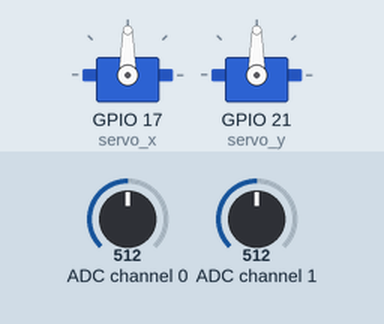
Bench run of a program on a simulated Raspberry Pi (BCM pin numbers). Shown: 2 × servo. Inputs (shaded band) come from the test bench; at power-on: ADC channel 0 = 512, ADC channel 1 = 512 (analog values on the 0–1023 scale). Servo angles are drawn from the pulse width (0.5 ms = 0°, 2.5 ms = 180°).

Above: at 1.2 s.
1.3 s: ADC channel 0 set to 716
At 2.0 s:
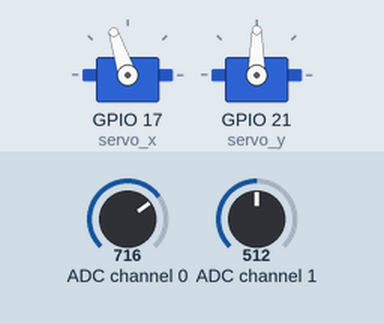
3.0 s: ADC channel 1 set to 716
At 4.2 s:
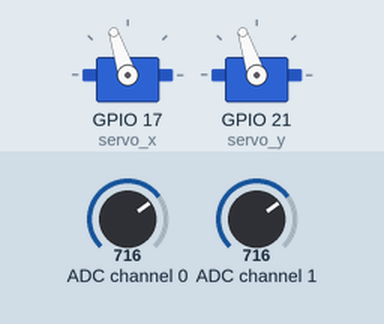
4.5 s: ADC channel 0 set to 900
At 5.5 s:
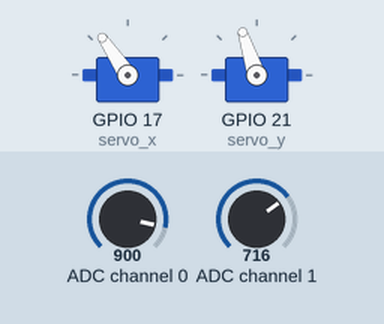
6.0 s: ADC channel 1 set to 900
At 6.7 s:
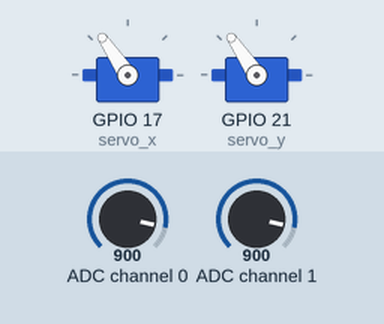
7.5 s: ADC channel 0 set to 511
At 7.9 s:
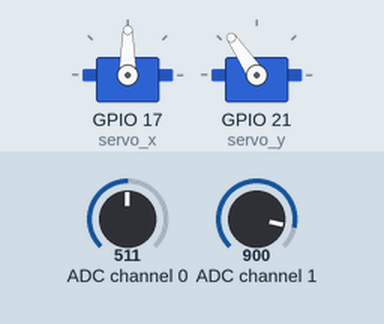
9.0 s: ADC channel 1 set to 306
At 10.2 s:
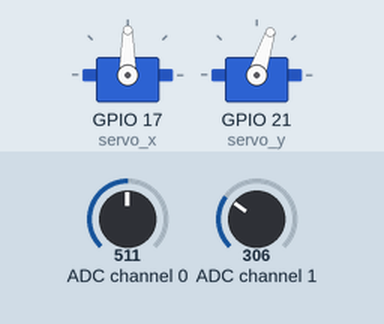
Timing chart, 0 to 11.5 s (numbered marks = the images above; inputs shaded):
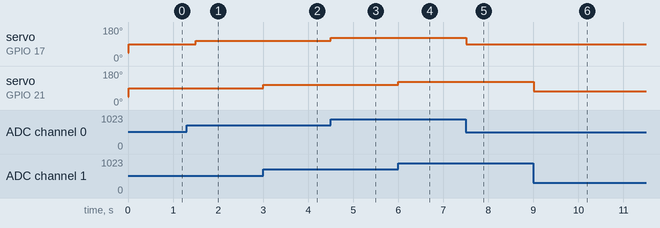

Measured:
- after the input at 1.3 s, servo on GPIO 17 (servo_x): 90° → 108° after 0.20 s
- after the input at 3.0 s, servo on GPIO 21 (servo_y): 90° → 108° at once
- after the input at 4.5 s, servo on GPIO 17 (servo_x): 108° → 124° at once
- after the input at 6.0 s, servo on GPIO 21 (servo_y): 108° → 124° at once
- after the input at 7.5 s, servo on GPIO 17 (servo_x): 124° → 90° at once
- after the input at 9.0 s, servo on GPIO 21 (servo_y): 124° → 72° at once

The program:

2Servo_Joystick.py
```python
from gpiozero import AngularServo, MCP3008
from time import sleep
servo_x = AngularServo(17, min_angle = 0, max_angle=180)
servo_y = AngularServo(21, min_angle=0, max_angle=180)
x_as = MCP3008(channel=0)
y_as = MCP3008(channel=1)

while True:
    servo_x.angle = x_as.value * 180
    servo_y.angle = y_as.value * 180
    sleep(0.5)
```
